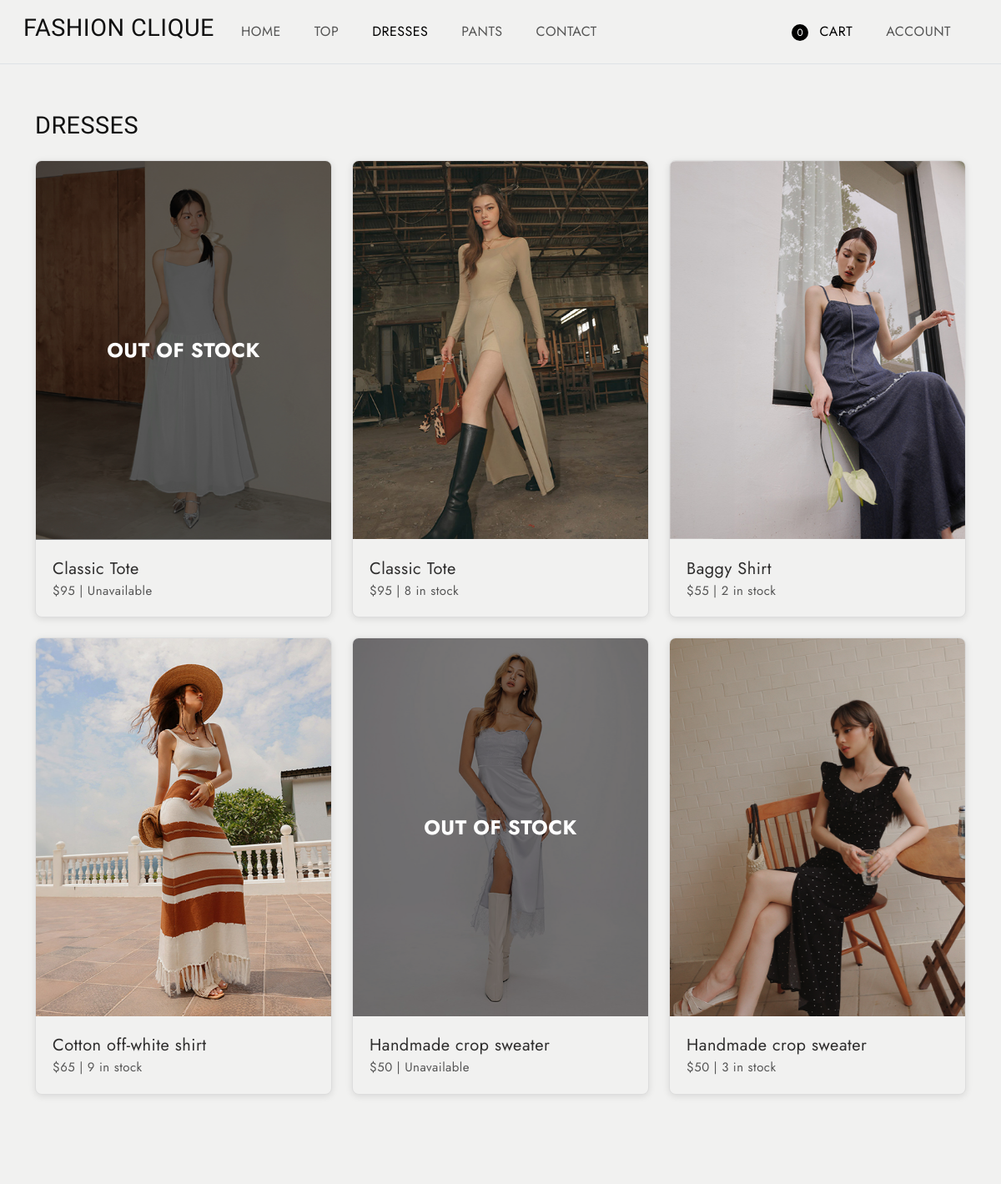
Before: /dresses (upper part) with the older database file.
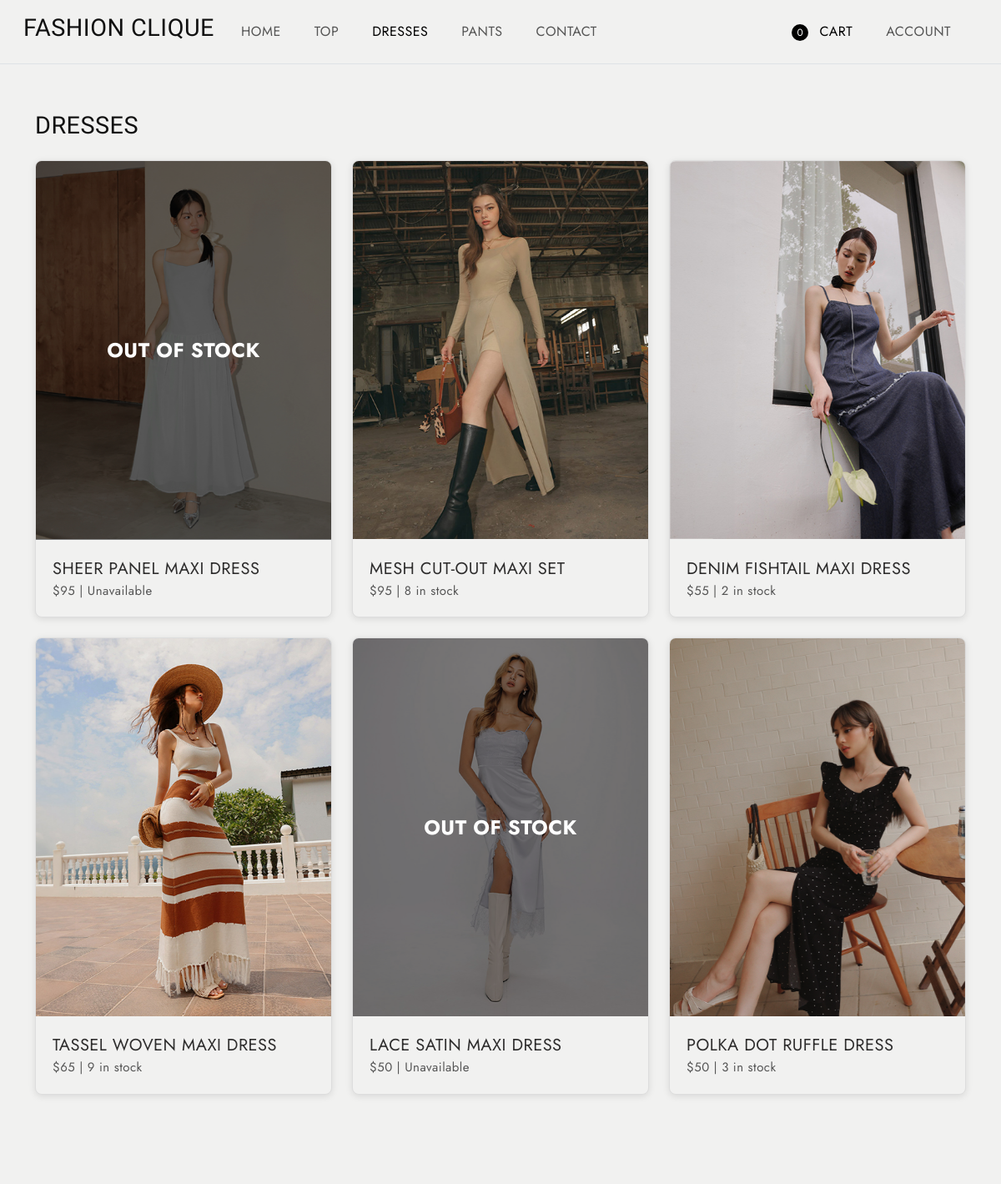
After: the same page with the newer database file.
### tables this page shows
CREATE TABLE products (id INTEGER PRIMARY KEY AUTOINCREMENT, name TEXT NOT NULL, type TEXT NOT NULL, price INTEGER NOT NULL, img TEXT NOT NULL, stock INTEGER NOT NULL);

### app.py (the view)
@app.route('/dresses')
def dresses():
    products = get_products("dress")
    if 'cart' not in session:
        session['cart'] = []
    cart = session['cart']
    updated_products = []
    for product in products:
        product_id = product[0]  # Extract product ID from the tuple
        stock = product[5]  # Extract stock from the tuple
        for item in cart:
            if item['product_id'] == product_id:
                stock = max(stock - item['quantity'], 0)  # Reduce stock, ensuring it's non-negative
        updated_product = (
            product[0],  # ID
            product[1],  # Name
            product[2],  # Category
            product[3],  # Price
            product[4],  # Image
            stock        # Updated stock
        )
        updated_products.append(updated_product)
    return render_template('dresses.html', products=updated_products)

### app.py (called while the page is built)
def get_products(product_type):
    conn = sqlite3.connect(DB_PATH)
    c = conn.cursor()
    if product_type:
        c.execute("SELECT * FROM products WHERE type=?", (product_type,))
    else:
        c.execute("SELECT * FROM products")  # Fetch all rows without filtering by type
    products = c.fetchall()  # Fetch all rows
    conn.close()
    return products

### templates/dresses.html (shortened to what this page needs)
<!DOCTYPE html>
<html lang="en">
  <head>
    <link
      href="https://cdn.jsdelivr.net/npm/bootstrap@5.3.0-alpha3/dist/css/bootstrap.min.css"
      rel="stylesheet"
    />
    <link
      rel="stylesheet"
      type="text/css"
      href="{{ url_for('static', filename='css/vendor.css') }}"
    />
    <link
      rel="stylesheet"
      href="https://cdn.jsdelivr.net/npm/swiper@9/swiper-bundle.min.css"
    />
    <link
      rel="stylesheet"
      type="text/css"
      href="{{ url_for('static', filename='css/style.css') }}"
    />
  </head>
  <body class="homepage">
    <nav
      class="navbar navbar-expand-lg bg-light text-uppercase fs-6 p-3 border-bottom align-items-center"
    >
      <div class="container-fluid">
        <div class="row justify-content-between align-items-center w-100">
          <div class="col-auto d-flex align-items-center gap-4">
            <h4>FASHION CLIQUE</h4>
            <ul class="navbar-nav d-flex flex-row gap-4 mb-0">
              <li class="nav-item">
                <a class="nav-link" href="/index">Home</a>
              </li>
              <li class="nav-item">
                <a class="nav-link" href="/top">Top</a>
              </li>
              <li class="nav-item">
                <a class="nav-link active" href="/dresses">Dresses</a>
              </li>
              <li class="nav-item">
                <a class="nav-link" href="/pants">Pants</a>
              </li>
              <li class="nav-item">
                <a class="nav-link" href="/contact">Contact</a>
              </li>
            </ul>
          </div>
          <div class="col-auto">
            <ul class="navbar-nav d-flex flex-row gap-4">
              <li class="nav-item">
                <a class="nav-link active" href="/cart">
                  <span id="cartCount" class="cart-circle">0</span> Cart
                </a>
              </li>
              <li class="nav-item">
                <a id="accountLink" class="nav-link" href="#">Account</a>
              </li>
            </ul>
          </div>
        </div>
      </div>
    </nav>
    <section
      id="best-sellers"
      class="best-sellers py-2 position-relative bg-light"
    >
      <div class="container">
        <div
          class="d-flex flex-wrap justify-content-between align-items-center mt-5 mb-3 bg-light"
        >
          <h4 class="text-uppercase">Dresses</h4>
        </div>
        <div class="row g-4 bg-light">
          {% for product in products %}
          <div class="col-md-4">
            <div class="product-item image-zoom-effect link-effect bg-light">
              <div class="image-holder">
                <div
                  class="image-wrapper {% if product[5] == 0 %}out-of-stock{% endif %}"
                >
                  <img
                    src="{{ url_for('static', filename=product[4]) }}"
                    alt="product"
                    class="product-image img-fluid"
                  />
                  {% if product[5] == 0 %}
                  <div class="overlay">
                    <span class="out-of-stock-text">Out of stock</span>
                  </div>
                  {% endif %}
                </div>
              </div>
              <div class="product-content">
                <div class="product-name">
                  <span>{{ product[1] }}</span>
                </div>
                <div class="product-info">
                  <span class="price">${{ product[3] }}</span>
                  <span>|</span>
                  <span class="stock">
                    {% if product[5] == 0 %} Unavailable {% else %} {{
                    product[5] }} in stock {% endif %}
                  </span>
                </div>
              </div>
            </div>
          </div>
          {% endfor %}
        </div>
      </div>
    </section>
    <footer id="footer" class="bg-light">
      <div class="container">
        <br /><br />
      </div>
    </footer>
  </body>
</html>

Changed rows visible on the page:
changed products: name "Classic Tote" → "SHEER PANEL MAXI DRESS"
changed products: name "Classic Tote" → "MESH CUT-OUT MAXI SET"
changed products: name "Baggy Shirt" → "DENIM FISHTAIL MAXI DRESS"
changed products: name "Cotton off-white shirt" → "TASSEL WOVEN MAXI DRESS"
changed products: name "Handmade crop sweater" → "LACE SATIN MAXI DRESS"
changed products: name "Handmade crop sweater" → "POLKA DOT RUFFLE DRESS"
